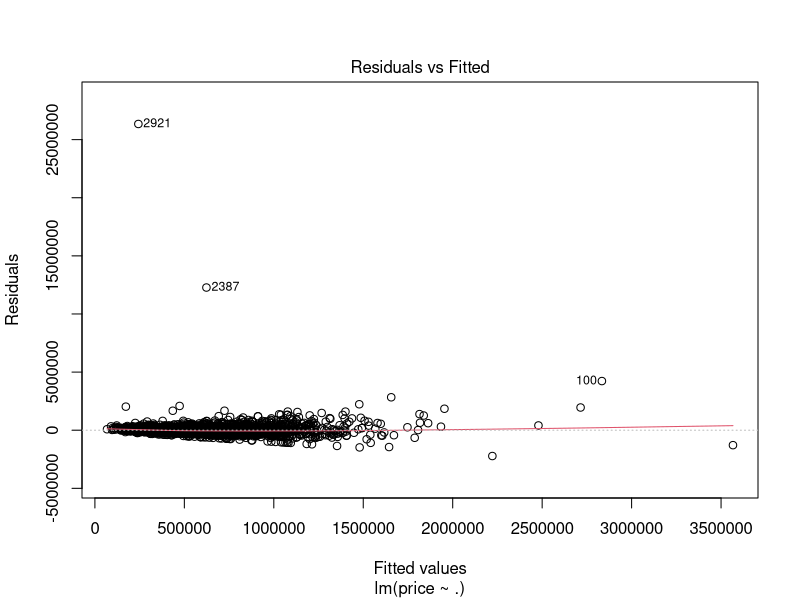
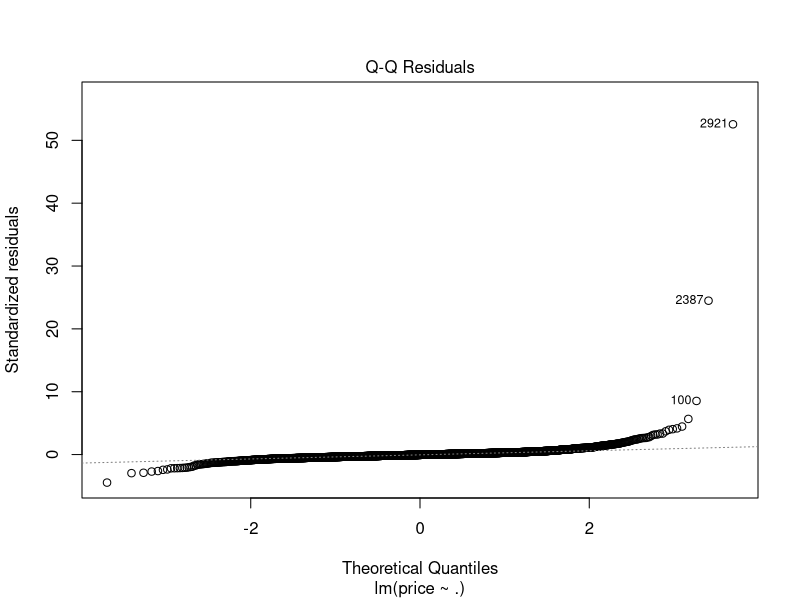
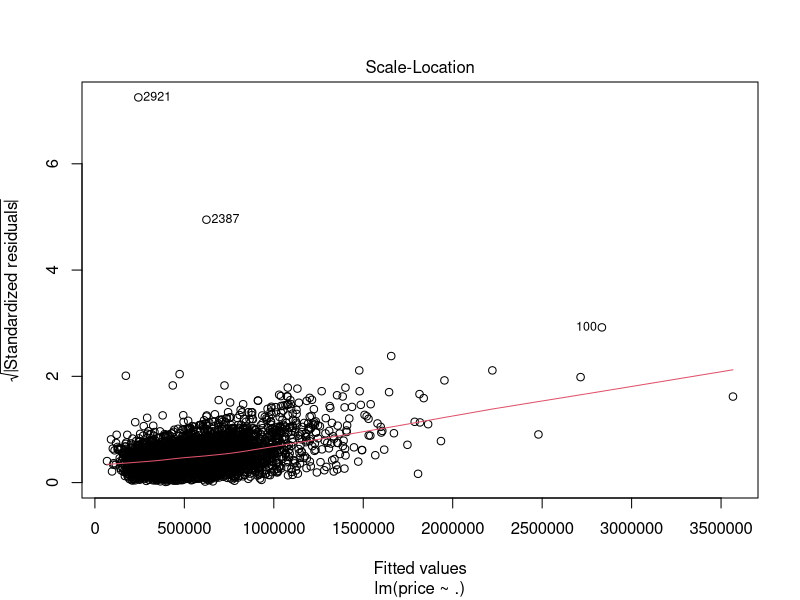
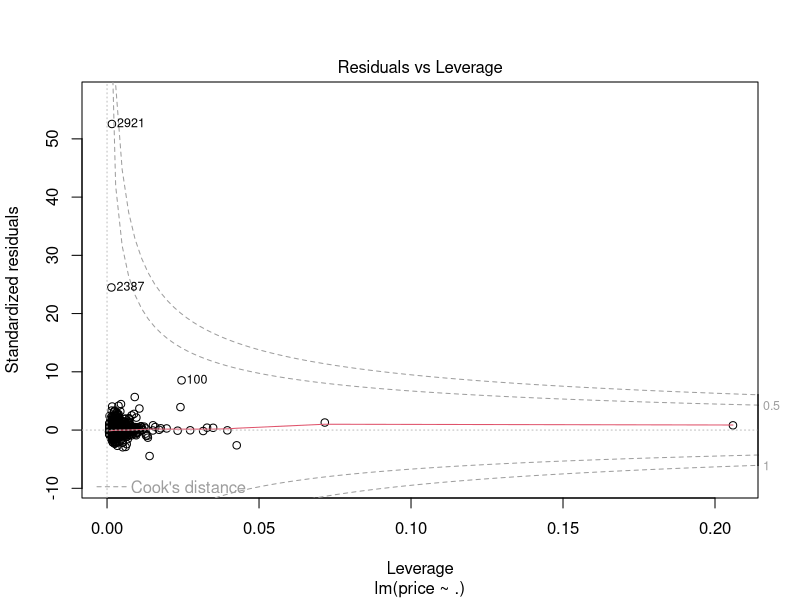
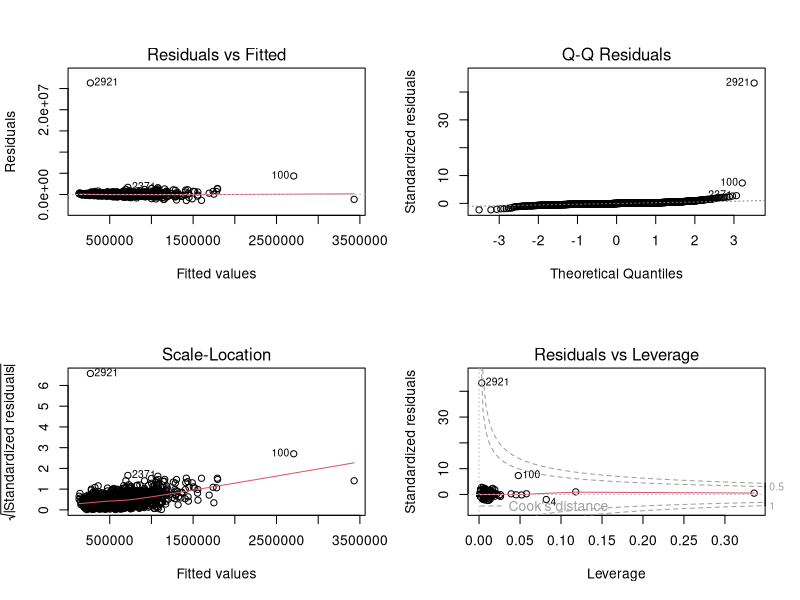
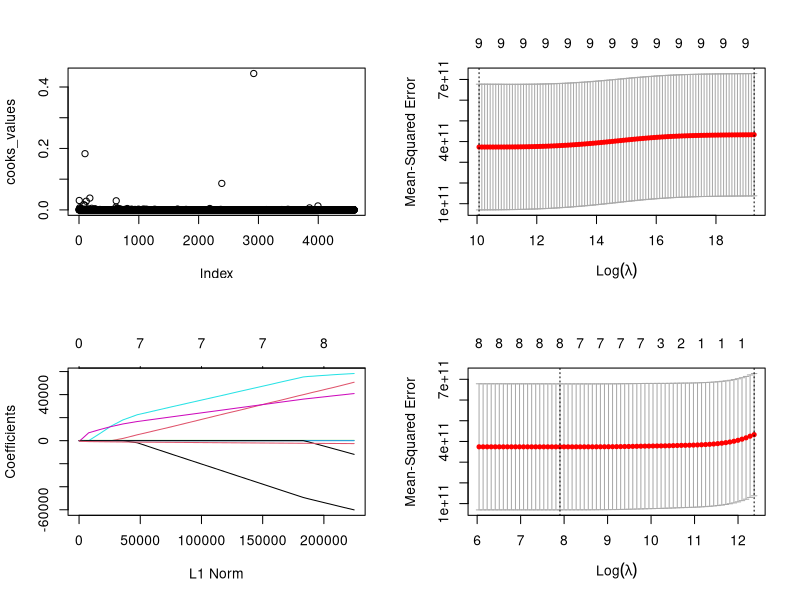
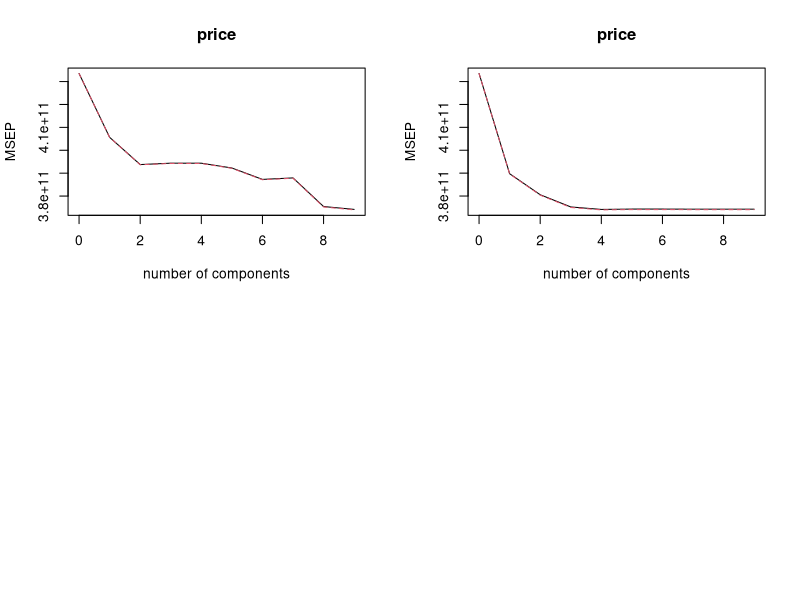

These figures' R source, in order: (Note: this script raises an error after producing the figures.)
## HEADER ####
## 2020-10-27
## C7081-Assessment

# Set WD, Read in Data
setwd("~/Google Drive/Harper/1 Statistical Analysis for Data Science/Asssesment/github-C7081/C7081-assessment")
library(openxlsx)
data2 <- read.xlsx("housing_data_assessment.xlsx")

# Split into training and test data sets

data2 <- data2[ ,-11] # remove column 11 "city" as character variable

set.seed(1)

train <- sample(c(TRUE, FALSE), nrow(data2), rep = TRUE)

test <- (!train)

house.train <- data2[train,]

house.test <- data2[test,]

# Fit linear model using least squares on train data, report test error

lm.model <- lm(price ~ ., 
               data = house.train)

lm.pred <- predict(lm.model, house.test)

mean((house.test[, "price"] - lm.pred)^2)

# full linear model on all data

full_lm_model <- lm(price ~ ., 
                    data = data2)
plot(full_lm_model)


# VIF scores for variables to detect any multicollinearity
library(car)

vif(lm.model)
# all the VIF scores are below 5 which suggests there are no cases of 
# multicollinearity and so all the variables can be included

# Diagnostic plots of the linear regression model
par(mfrow=c(2,2))
plot(lm.model)

# 1. Assumption of linear relationship holds true as horizontal line
# 2. Residuals follow line but there are some outliers potentially, 2921, 100
# 3. Variability of residuals increases as fitted values increase - sqrt?
# 4. Some extreme values here - 2921, 100

cooks_values <- cooks.distance(full_lm_model)

extreme_values <- c(100, 2387, 2921)

cooks_values[extreme_values]

cooks_values[cooks_values > 0.0008695652]

plot(cooks_values)

# Fit a ridge regression, choose lambda by cross validation

library(glmnet)

set.seed(1)

x <- model.matrix(price ~ ., data = data2)[,-1]

y <- data2$price

cv.ridge <- cv.glmnet(x[train,], y[train], alpha = 0)

plot(cv.ridge)

best.lambda <- cv.ridge$lambda.min

best.lambda

# Report test error

ridge.mod <- glmnet(x[train, ], y[train], alpha = 0)

ridge.pred <- predict(ridge.mod, s = best.lambda,
                      newx = x[test,])

mean((ridge.pred - y[test])^2)

# Fit a lasso model on the training set, choose lambda by C-V

lasso.mod <- glmnet(x[train,], 
                    y[train], 
                    alpha = 1)
plot(lasso.mod)

set.seed(1)

cv.lasso <- cv.glmnet(x[train,], 
                      y[train],
                      alpha = 1)

plot(cv.lasso)

best.lamb <- cv.lasso$lambda.min

lasso.pred <- predict(lasso.mod, s = best.lamb, 
                      newx = x[test,])

# Report test error and number of non zero coefficients

mean((lasso.pred - y[test])^2)

out <- glmnet(x, y, alpha = 1)

lasso.coef <- predict(out, type = "coefficients", 
                      s = best.lamb)
lasso.coef

lasso.coef[lasso.coef!=0]

# Fit PCR Model on training data, M chosen by C-V

library(pls)

set.seed(2)

pcr.fit <- pcr(price ~ ., 
               data = house.train,
               scale = TRUE,
               validation = "CV")

summary(pcr.fit)

validationplot(pcr.fit, val.type = "MSEP") 
# shows the smallest C-V error is when M = 9 which is the same as just 
# performing least squares

names(pcr.fit)


# Report test error, and value of M selected

pcr.pred <- predict(pcr.fit, x[test,], ncomp = 9)

mean((pcr.pred - y[test])^2)

# Fit PLS Model to training data, C-V

pls.fit <- plsr(price ~ .,
                data = house.train,
                scale = TRUE,
                validation = "CV")

summary(pls.fit)

validationplot(pls.fit, val.type = "MSEP")

# Report test error, and value of M selected

pls.pred <- predict(pls.fit, x[test,], ncomp = 3)

mean((pls.pred - y[test])^2)

pls.fit <- plsr(price ~ ., data = data2, scale = TRUE, ncomp = 3)

summary(pls.fit)

# Best subset selection

library(leaps)

regsub.fit <- regsubsets(price ~ ., 
                         data = data2[train, ],
                         nvmax = 9)

test.matrix <- model.matrix(price ~ .,
                            data = data2[test,])

val.errors <- rep(NA, 9)
for(i in 1:9) {
  coefi <- coef(regsub.fit, id = i)
  pred <- test.matrix[ ,names(coefi)]%*%coefi
  val.errors[i]=mean((data2$price[test]-pred)^2)
}

val.errors

which.min(val.errors)

coef(regsub.fit, 7)

# create prediction formula 

predict.regsubsets <- function(object, newdata, id, ...){
  form <- as.formula(object$call[[2]])
  mat <- model.matrix(form, newdata)
  coefi <- coef(object, id=id)
  xvars <- names(coefi)
  mat[, xvars]%*%coefi
}

# Make use of full data set to obtain more accurate coef estimates

regfit.best <- regsubsets(price ~ ., 
                          data = data2, 
                          nvmax = 9)

coef(regfit.best, 7)

reg.summary <- summary(regfit.best)


# Choosing among models of different sizes using cross-validation

k <- 10
set.seed(1)
folds <- sample(1:k, nrow(data2), replace = TRUE)
cv.errors <- matrix(NA, k, 9, dimnames = list(NULL, paste(1:9)))

for(j in 1:k){
  best.fit <- regsubsets(price ~ ., 
                         data = data2[folds!=j,],
                         nvmax = 9)
  for (i in 1:9) {
    pred <- predict(best.fit, data2[folds==j,], id=i)
    cv.errors[j, i]=mean((data2$price[folds==j]-pred)^2)
  }
}

mean.cv.errors <- apply(cv.errors, 2, mean)
mean.cv.errors

plot(mean.cv.errors, type = "b")

# Cross validation also selects a seven variable model

# Plot graphs of RSS, adjr2, cp and BIC

which.max(reg.summary$adjr2)

which.min(reg.summary$cp)

which.min(reg.summary$bic)


par(mfrow=c(2,2))

plot(reg.summary$rss, 
     xlab="Number of Variables", 
     ylab="RSS",
     type = "l")

plot(reg.summary$adjr2,
     xlab = "Number of Variables",
     ylab = "Adjusted RSq",
     type = "l")

points(7, reg.summary$adjr2[7], col="red", cex=2, pch=20)

plot(reg.summary$cp, 
     xlab = "Number of Variables",
     ylab = "Cp",
     type = "l")

points(7, reg.summary$cp[7], # this is giving the coordinates of the point 
       # on the graph to plot, 10 on the x axis and the 10th value of the cp on
       # y axis
       col = "red",
       cex = 2,
       pch = 20)

plot(reg.summary$bic, 
     xlab = "Number of Variables",
     ylab = "BIC",
     type = "l")

points(5, reg.summary$bic[5],
       col = "red",
       cex = 2,
       pch = 20)

# Forward and Backward Stepwise Selection

regfit.fwd <- regsubsets(price ~ ., 
                         data = data2, 
                         nvmax = 9,
                         method = "forward")

summary(regfit.fwd)

regfit.bwd <- regsubsets(price ~ ., 
                         data = data2, 
                         nvmax = 9, 
                         method = "backward")

summary(regfit.bwd)

# testing non linear regression

poly_10 <- lm(price ~ poly(sqft_living, degree = 10), 
             data = data2)

coef(summary(poly_10))

# interactions between variables

summary(lm(formula = price ~ sqft_living + yr_built * bed + yr_built:condition),
        data = data2)
